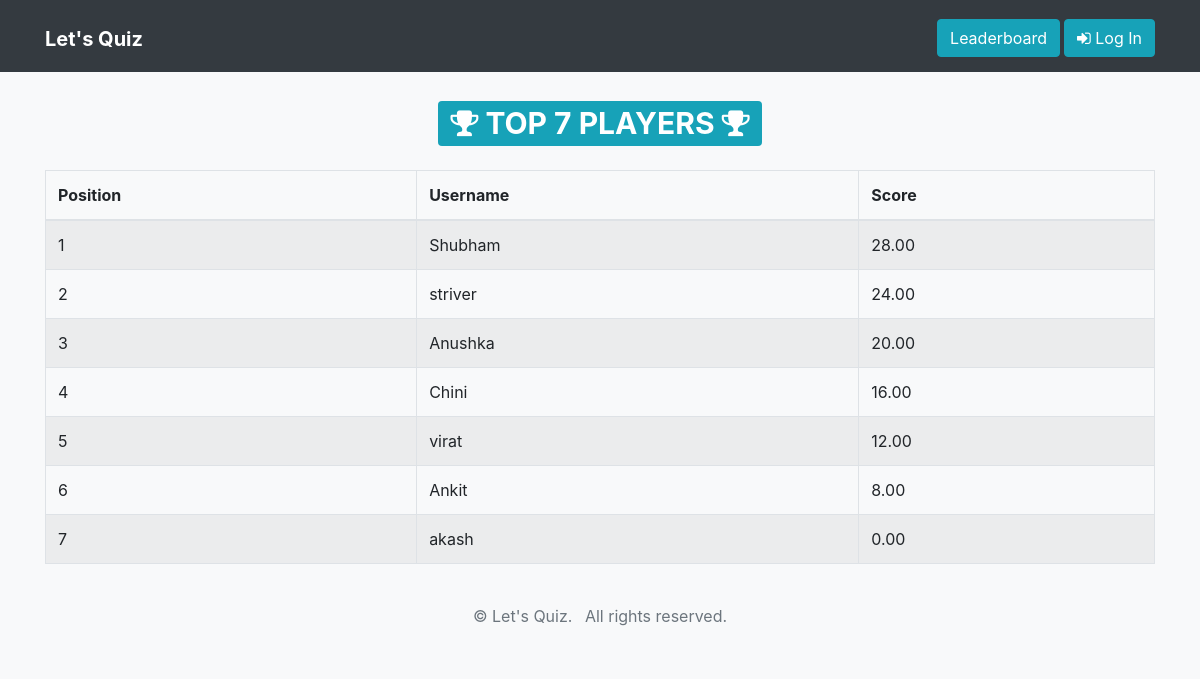
Page /leaderboard/ on the committed database.
### quiz/models.py (models this page shows, shortened)
class QuizProfile(TimeStampedModel):
    user = models.OneToOneField(User, on_delete=models.CASCADE)
    total_score = models.DecimalField(_('Total Score'), default=0, decimal_places=2, max_digits=10)

### quiz/views.py (the view)
# urls.py: url(r'^leaderboard/$', views.leaderboard, name='leaderboard'),
def leaderboard(request):
    top_quiz_profiles = QuizProfile.objects.order_by('-total_score')[:500]
    total_count = top_quiz_profiles.count()
    context = {
        'top_quiz_profiles': top_quiz_profiles,
        'total_count': total_count,
    }
    return render(request, 'quiz/leaderboard.html', context=context)

### templates/quiz/leaderboard.html (shortened to what this page needs)
{% extends 'base.html' %}
{% block content %}
<div class="container">
    <h1 class="text-center my-4"><span class="badge badge-info"><i class="fa fa-trophy" aria-hidden="true"></i> TOP {{ total_count }} PLAYERS <i class="fa fa-trophy" aria-hidden="true"></i></span></h1>
    <table class="table table-striped table-bordered">
        <thead>
            <tr>
                <th>Position</th>
                <th>Username</th>
                <th>Score</th>
            </tr>
        </thead>
        <tbody>
            {% for quiz_profile in top_quiz_profiles %}
            <tr>
                <td>{{ forloop.counter }}</td>
                <td>{{ quiz_profile.user.username }}</td>
                <td>{{ quiz_profile.total_score }}</td>
            </tr>
            {% endfor %}
        </tbody>
    </table>
</div>
{% endblock content %}

### templates/base.html (shortened to what this page needs)
{% load static %}
<!doctype html>
<html lang="en">
<head>
    <link rel="stylesheet" href="https://maxcdn.bootstrapcdn.com/bootstrap/4.0.0-beta.2/css/bootstrap.min.css">
    <link rel="stylesheet" href="https://maxcdn.bootstrapcdn.com/font-awesome/4.7.0/css/font-awesome.min.css">
    <link rel="stylesheet" href="https://maxcdn.bootstrapcdn.com/font-awesome/4.7.0/css/font-awesome.min.css">
    <link rel="stylesheet" href="{% static 'css/main.css' %}">
</head>
<body class="bg-light">
    <nav class="navbar navbar-expand-md navbar-dark bg-dark">
        <div class="container">
            <h1><a href="{% url 'quiz:home' %}" class="navbar-brand">
            <strong>Let's Quiz</strong></a></h1>
            <div class="collapse navbar-collapse justify-content-end " id="navbar">
                {% if not request.user.is_active %}
                <a href="{% url 'quiz:leaderboard' %}" class="btn btn-info mt-1 mx-1">Leaderboard</a>
                <a href="{% url 'quiz:login' %}" class="btn btn-info mt-1"><i class="fa fa-sign-in" aria-hidden="true"></i> Log In</a>
                {% endif %}
            </div>
        </div>
    </nav>
    {% block content %}
    {% endblock content %}
    <footer class="bg-light text-muted py-0">
        <div class="container py-4">
            <ul class="list-inline mb-0 text-center">
                <li class="list-inline-item">&copy;  Let's Quiz.</li>
                <li class="list-inline-item">All rights reserved.</li>
            </ul>
        </div>
    </footer>
</body>
</html>

### rows in the picture
QuizProfile: user.username "Shubham", total_score "28.00"
QuizProfile: user.username "striver", total_score "24.00"
QuizProfile: user.username "Anushka", total_score "20.00"
QuizProfile: user.username "Chini", total_score "16.00"
QuizProfile: user.username "virat", total_score "12.00"
QuizProfile: user.username "Ankit", total_score "8.00"
QuizProfile: user.username "akash", total_score "0.00"

### other values in the picture
{{ total_count }} "7"
